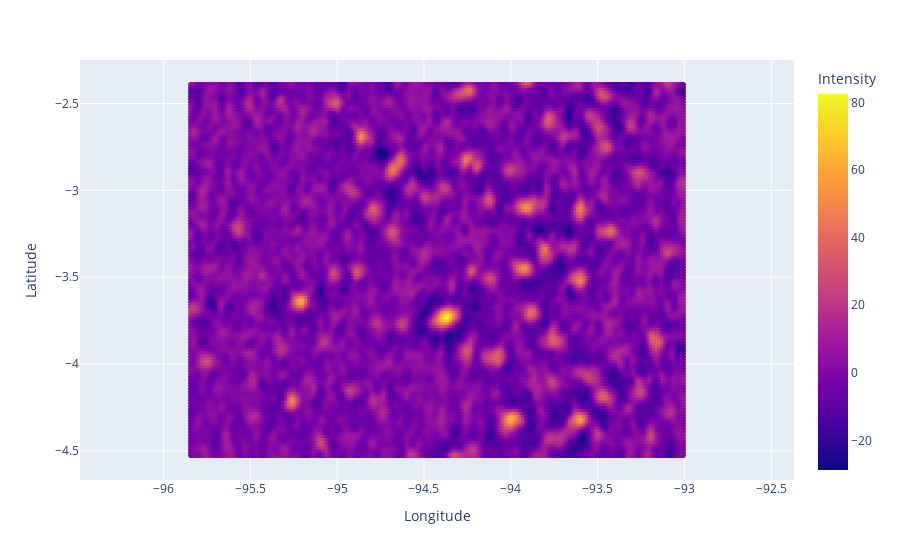

Source (notebook cell):
### Code cell
one_point = grav[(grav["Latitude"] <= -2.38) & (grav["Latitude"] >= -4.525) & (grav["Longitude"] <= -93.00833) & (grav["Longitude"] >= -95.85833)]
fig2 = px.scatter(one_point, x='Longitude', y='Latitude', color='Intensity')
fig2.update_xaxes(
    scaleanchor="y",
    scaleratio=1,
  )

### Figure 1 — Plotly figure (JSON) as saved in the notebook; plotly's stock layout.template omitted (floating-point values rounded to 4 significant figures; data arrays with more than 128 entries replaced by an {"elided": "..."} marker saying what was removed)
{"data": [{"hovertemplate": "Longitude=%{x}<br>Latitude=%{y}<br>Intensity=%{marker.color}<extra></extra>", "legendgroup": "", "marker": {"color": {"elided": "22059 float values"}, "coloraxis": "coloraxis", "symbol": "circle"}, "mode": "markers", "name": "", "showlegend": false, "type": "scattergl", "x": {"elided": "22059 float values"}, "xaxis": "x", "y": {"elided": "22059 float values"}, "yaxis": "y"}], "layout": {"coloraxis": {"colorbar": {"title": {"text": "Intensity"}}, "colorscale": [[0, "#0d0887"], [0.1111, "#46039f"], [0.2222, "#7201a8"], [0.3333, "#9c179e"], [0.4444, "#bd3786"], [0.5556, "#d8576b"], [0.6667, "#ed7953"], [0.7778, "#fb9f3a"], [0.8889, "#fdca26"], [1, "#f0f921"]]}, "legend": {"tracegroupgap": 0}, "margin": {"t": 60}, "xaxis": {"anchor": "y", "domain": [0, 1], "scaleanchor": "y", "scaleratio": 1, "title": {"text": "Longitude"}}, "yaxis": {"anchor": "x", "domain": [0, 1], "title": {"text": "Latitude"}}}}
